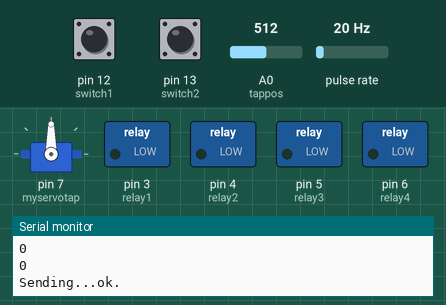
This sketch was run on a simulated Arduino Mega 2560, built with avr-gcc and run on an emulated ATmega2560. On the bench: servo, switched loads named in the sketch (green lamp = pin HIGH), the last lines printed to the serial monitor. Wiring (inferred from the names in the program): pulse sensor: data pin 2. The test bench sets the inputs (shaded band); at power-on: pulse rate 20 Hz, pin 13 (switch2) HIGH, pin 12 (switch1) HIGH, A0 (tappos) = 512. No radio packets arrive unless stated; pins used as bus, display or sensor lines are not drawn.

Above: at 1.2 s.
1.3 s: pulse rate (sensor on pin 2) set to 4 Hz
4.3 s: pin 13 (switch2) pulled LOW for 3.2 s
At 6.8 s:
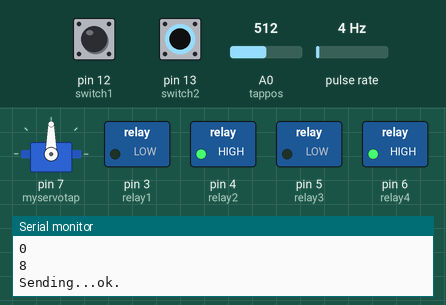
At 8.4 s:
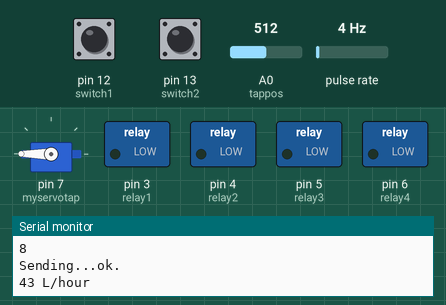
9.0 s: pin 12 (switch1) pulled LOW for 1 s
At 9.8 s:
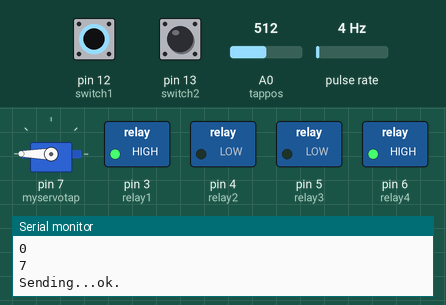
11.5 s: pin 12 (switch1) pulled LOW for 3.2 s
At 15.0 s:
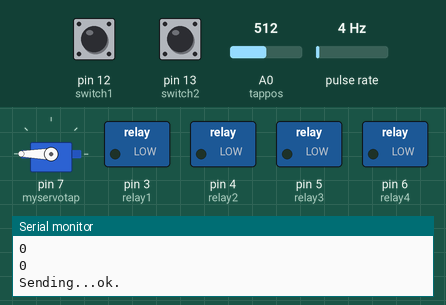
16.2 s: pulse rate (sensor on pin 2) set to 10 Hz
19.2 s: pulse rate (sensor on pin 2) set to 13 Hz
Timing chart, 0 to 22.2 s (numbered marks = the images above; inputs shaded):
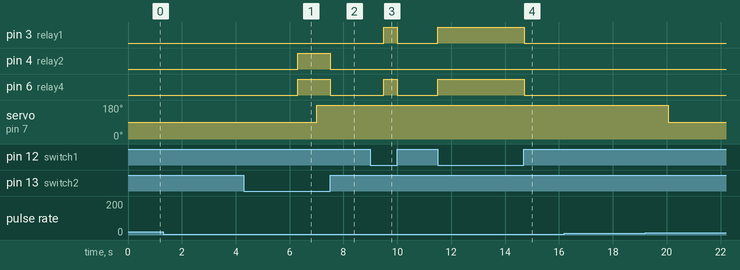

The sketch:

motor_node_srikanth.ino
```cpp
#include <RF24Network.h>
#include <RF24.h>
#include <SPI.h>
#include <Servo.h>
//==========================================================
RF24 radio(49, 53);//for arduino mega                 // nRF24L01(+) radio attached using Getting Started board

RF24Network network(radio);          // Network uses that radio

Servo myservotap;

//==============================================================


volatile int NbTopsFan; //measuring the rising edges of the signal
int flowrate;
int hallsensor = 2;    //The pin location of the sensor
int relay1=3;
int relay2=4;
int relay3=5;
int relay4=6;
int switch1=12;
int switch2=13;
int tap=7;
int valve1=8;
int valve2=9;
int valve3=10;
int valve4=11;

int tappos=A0;

char valvestatus=0;
char valvestatus1=0;
char currentvalvestatus=0;
char relaystatus=0;
bool switch1status=0;
bool switch2status=0;
bool v1=0;
bool v2=0;
bool v3=0;
bool v4=0;

char motorstatus=0;

bool tapstatus=0;
float tapposval=0;

unsigned long previousMillis = 0;        // will store last time LED was updated
unsigned long previousservoMillis = 0;
unsigned long previouswaterflowMillis = 0;
//unsigned long previouselectrodeMillis = 0;

const long interval = 1000;
const long waterflowinterval = 1000;
unsigned long tapmillisec1=0;
unsigned long tapmillisec2=0;
unsigned long tapmillisec3=0;
unsigned long tapmillisec4=0;

unsigned long valvemillisec1=0;
unsigned long valvemillisec2=0;
unsigned long valvemillisec3=0;
unsigned long valvemillisec4=0;

int f=0;
int t2=0;

 int i=0;
 int j=0;
 int k=0;
 int l=0;
 int m=0;


unsigned long millisec1=0;
unsigned long millisec2=0;
unsigned long millisec3=0;
unsigned long millisec4=0;

unsigned long radiosendinterval = 1050;
unsigned long radiolastsent=0;
unsigned long relaylast=0;
//=============================================================================
const uint16_t tank_node = 01;        // Address of our node in Octal format
const uint16_t master_node = 00;       // Address of the other node in Octal format
const uint16_t motor_node=02;

unsigned char outdata1[5];

float tank2=0.00;

bool sampledata=0;

//=============================================================================
void rpm ()     //This is the function that the interupt calls
{
    NbTopsFan++;  //This function measures the rising and falling edge of the

   // hall effect sensors signal
}
void setup() {
 Serial.begin(9600); //This is the setup function where the serial port is
  pinMode(switch1, INPUT_PULLUP);
   pinMode(switch2, INPUT_PULLUP);
   pinMode(relay1, OUTPUT);
   pinMode(relay2, OUTPUT);
   pinMode(relay3, OUTPUT);
   pinMode(relay4, OUTPUT);

   pinMode(hallsensor, INPUT_PULLUP); //initializes digital pin 2 as an input

  attachInterrupt(0, rpm, RISING); //and the interrupt is attached

  Serial.println("Transmitting...");
  SPI.begin();
  radio.begin();
  network.begin(/*channel*/ 25, /*node address*/ motor_node);
  radio.setDataRate( RF24_250KBPS );
  radio.setPALevel(RF24_PA_LOW);
//  myservotap.attach(6);
//  myservotap.write(172);


}

void loop() {

  network.update();                  // Check the network regularly
 receivedata();
 senddata();
  valvemechanism();
  relaymechanism();
  flowsensor();
  flowratestatus();
  tapposfunc();
  tapfunc();
}
//===========================================================================================
void flowsensor(){
 unsigned long currentMillis = millis();

  if (currentMillis - previousMillis >= interval) {
    cli();      //Disable interrupts
    flowrate = (NbTopsFan * 60 / 5.5); //(Pulse frequency x 60) / 5.5Q, = flow rate
 // in L/hour

    Serial.print (flowrate, DEC); //Prints the number calceulated above
    Serial.print (" L/hour\r\n"); //Prints "L/hour" and returns a  new line
   previousMillis = currentMillis;
   NbTopsFan = 0;   //Set NbTops to 0 ready for calceulations
    sei();      //Enables interrupts


 }
}

//=============================================================================================
void tapfunc(){

unsigned long taptimer = millis();
  if(tapstatus==1){//opening tap

   tapmillisec2=taptimer-tapmillisec1;
   tapmillisec3=taptimer;

  }
if (tapstatus==0){
  tapmillisec1=taptimer;
 tapmillisec4=taptimer-tapmillisec3;

}
  tapmillisec2=taptimer-tapmillisec1;
  tapmillisec4=taptimer-tapmillisec3;
  //===========
   if (tapstatus==1&&tapmillisec2<2000){//opening valve

  myservotap.attach(7);
  myservotap.write(180);
 // Serial.println(valve4pos1);

 }

 if (tapmillisec2>2000){
  myservotap.detach();

 }


  if (tapstatus==0&&tapmillisec4<2000){//closing valve

    myservotap.attach(7);
    myservotap.write(90);
    // Serial.println(valve4pos1);
  }
  if (tapmillisec4>2000){
  myservotap.detach();

 }


  }
//=================================================================================================
void senddata(){
     outdata1[0]=char(sampledata);
     outdata1[1]=char(flowrate/12);
     outdata1[2]=char(f);
     outdata1[3]=char(valvestatus1);
     outdata1[4]=char(tapposval);


  unsigned long now = millis();              // If it's time to send a message, send it!
  if ( now - radiolastsent >= radiosendinterval  )
  {
    radiolastsent = now;
     Serial.println(outdata1[0]);
     Serial.println(outdata1[1]);
     Serial.println(outdata1[2]);
     Serial.println(outdata1[3]);


   Serial.print("Sending...");


    RF24NetworkHeader header02(/*to node*/ master_node);
    bool ok = network.write(header02,&outdata1,sizeof(outdata1));
    if (ok){
      Serial.println("ok.");

      if(sampledata==0) {
        sampledata=1;
      }
      else{
        sampledata=0;
      }
    }
    else{
      Serial.println("failed.");
      sampledata=0;
    }
  }
  }
//==================================================================================
void receivedata(){
  unsigned char indata[1];
    while ( network.available() ) {     // Is there anything ready for us?

    RF24NetworkHeader header;        // If so, grab it and print it out


    network.read(header,&indata,sizeof(indata));

      valvestatus=indata[0];


     Serial.print("valvetatus:");
     Serial.println(indata[0]);

 }
}
//=============================================================================================
void flowratestatus(){

  unsigned long timer = millis();
 if(flowrate>100){

  millisec2=timer-millisec1;
  millisec3=timer;
 }
if (flowrate<100){
  millisec1=timer;
  millisec4=timer-millisec3;

}
   millisec2=timer-millisec1;
   millisec4=timer-millisec3;
   if (millisec2>2000){
    f=1;
    tapstatus=0;
   }
   if (millisec4>5000){
    f=0;
    tapstatus=1;
   }
}
//==========================================================================================
void tapposfunc(){
  int tapposvaltemp;
  tapposvaltemp=analogRead(tappos);
  delay(10);
  tapposvaltemp=analogRead(tappos);
  tapposval=tapposvaltemp/5;

}
//===========================================================================================
void valvemechanism(){
  switch1status=digitalRead(switch1);
  switch2status=digitalRead(switch2);
// switch1status=HIGH;
//  switch2status=HIGH;

  if(valvestatus==0&& switch1status==HIGH && switch2status==HIGH){
    valvestatus1=0;
  }
  else if(valvestatus==1 && switch1status==LOW && switch2status==HIGH){
    valvestatus1=0;
   }
   else if(valvestatus==1 && switch1status==HIGH && switch2status==LOW){
    valvestatus1=0;
   }
    else if(valvestatus==2 && switch1status==LOW && switch2status==HIGH){
    valvestatus1=0;
   }
   else if(valvestatus==2 && switch1status==HIGH && switch2status==LOW){
    valvestatus1=0;
   }
   else if(valvestatus==3 && switch1status==LOW && switch2status==HIGH){
    valvestatus1=0;
   }
   else if(valvestatus==3 && switch1status==HIGH && switch2status==LOW){
    valvestatus1=0;
   }
   else if(valvestatus==4 && switch1status==LOW && switch2status==HIGH){
    valvestatus1=0;
   }
   else if(valvestatus==4 && switch1status==HIGH && switch2status==LOW){
    valvestatus1=0;
   }
   else if(valvestatus==5 && switch1status==LOW && switch2status==HIGH){
    valvestatus1=0;
   }
   else if(valvestatus==5 && switch1status==HIGH && switch2status==LOW){
    valvestatus1=0;
   }
   else if(valvestatus==6 && switch1status==LOW && switch2status==HIGH){
    valvestatus1=0;
   }
   else if(valvestatus==6 && switch1status==HIGH && switch2status==LOW){
    valvestatus1=0;
   }
   else if(valvestatus==1 && switch1status==HIGH && switch2status==HIGH){
    valvestatus1=1;
   }
   else if(valvestatus==2 && switch1status==HIGH && switch2status==HIGH){
    valvestatus1=2;
   }
    else if(valvestatus==3 && switch1status==HIGH && switch2status==HIGH){
    valvestatus1=3;
   }
   else if(valvestatus==4 && switch1status==HIGH && switch2status==HIGH){
    valvestatus1=4;
   }
    else if(valvestatus==5 && switch1status==HIGH && switch2status==HIGH){
    valvestatus1=5;
   }
   else if(valvestatus==6 && switch1status==HIGH && switch2status==HIGH){
    valvestatus1=6;
   }
    else if(valvestatus==0 && switch1status==LOW && switch2status==HIGH){
    valvestatus1=7;
   }
   else if(valvestatus==0 && switch1status==HIGH && switch2status==LOW){
    valvestatus1=8;
   }

   unsigned long valvetimer = millis();
  if(currentvalvestatus!=valvestatus1){

   valvemillisec2=valvetimer-valvemillisec1;
   valvemillisec3=valvetimer;
   relaystatus=0;

  }
if (currentvalvestatus==valvestatus1){
  valvemillisec1=valvetimer;
 valvemillisec4=valvetimer-valvemillisec3;

}
  valvemillisec2=valvetimer-valvemillisec1;
  valvemillisec4=valvetimer-valvemillisec3;
  //========================================================
   if (currentvalvestatus!=valvestatus1&&valvemillisec2>2000){
       currentvalvestatus=valvestatus1;
         }

if(currentvalvestatus==valvestatus1){

    if(valvestatus1==0){
      relaystatus=0;
    }
    else if(valvestatus1==1){
      relaystatus=1;
    }
    else if(valvestatus1==2){
      relaystatus=2;
    }
    else if(valvestatus1==3){
      relaystatus=3;
    }
    else if(valvestatus1==4){
      relaystatus=3;
    }
    else if(valvestatus1==5){
      relaystatus=4;
    }
    else if(valvestatus==6){
      relaystatus=4;
    }
    else if(valvestatus1==7){
      relaystatus=5;
    }
     else if(valvestatus1==8){
      relaystatus=6;
    }
  }

}

 //==================================================================================================
 void relaymechanism(){
if(relaystatus==0){
  digitalWrite(relay1, LOW);
  digitalWrite(relay2, LOW);
  digitalWrite(relay3, LOW);
  digitalWrite(relay4, LOW);
}
else if(relaystatus==1){
  digitalWrite(relay1, HIGH);
  digitalWrite(relay2, LOW);
  digitalWrite(relay3, LOW);
  digitalWrite(relay4, LOW);
}
else if(relaystatus==2){
  digitalWrite(relay1, LOW);
  digitalWrite(relay2, HIGH);
  digitalWrite(relay3, LOW);
  digitalWrite(relay4, LOW);
}
else if(relaystatus==3){
  digitalWrite(relay1, LOW);
  digitalWrite(relay2, LOW);
  digitalWrite(relay3, HIGH);
  digitalWrite(relay4, LOW);
}
else if(relaystatus==4){
  digitalWrite(relay1, LOW);
  digitalWrite(relay2, LOW);
  digitalWrite(relay3, HIGH);
  digitalWrite(relay4, HIGH);
}
else if(relaystatus==5){
  digitalWrite(relay1, HIGH);
  digitalWrite(relay2, LOW);
  digitalWrite(relay3, LOW);
  digitalWrite(relay4, HIGH);
}
else if(relaystatus==6){
  digitalWrite(relay1, LOW);
  digitalWrite(relay2, HIGH);
  digitalWrite(relay3, LOW);
  digitalWrite(relay4, HIGH);
}

}
//===========================================================================================
```

Measured:
- after the input at 4.3 s, pin 4 (relay2), pin 6 (relay4): LOW → HIGH after 2.0 s, → LOW 1.2 s later
- after the input at 9.0 s, pin 3 (relay1), pin 6 (relay4): LOW → HIGH after 0.50 s, → LOW 0.50 s later
- after the input at 11.5 s, pin 3 (relay1), pin 6 (relay4): LOW → HIGH at once, → LOW 3.2 s later
